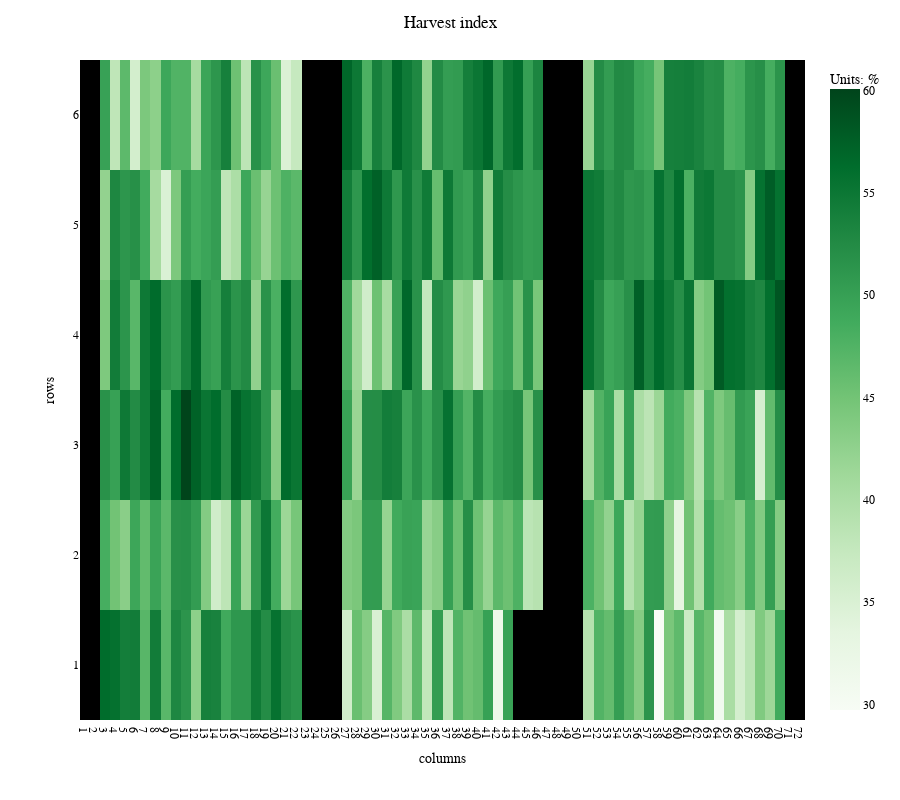

The notebook cell this image was saved under:
### Markdown cell above
## Inteactive heatmap using Plotly package

### Reuse matrices

### Code cell
import json
import nbimporter
from src.grassroots_requests import get_plot
from src.grassroots_plots    import dict_phenotypes

from src.grassroots_plots    import create_matrices
from src.grassroots_plots    import plotly_plot

json_study   = get_plot("603e3e9502700f7faf25dfb4") 
#json_study   = get_plot("60955bb402700f084b013da4") 
single_study = json.loads(json_study)   


plots      = single_study['results'][0]['results'][0]['data']['plots']
phenotypes = single_study['results'][0]['results'][0]['data']['phenotypes']
total_rows = single_study['results'][0]['results'][0]['data']['num_rows']
total_cols = single_study['results'][0]['results'][0]['data']['num_columns']
traits     = dict_phenotypes(phenotypes, plots)

phenotype_selected = "HI_CalcGbSamp_%" 
#phenotype_selected = "GrnYld85_Fh_tha" 
phenotype_selected = list(phenotypes.keys())[0]
title = traits[phenotype_selected]
print(phenotype_selected, title)
print("\n")

matrices  = create_matrices(plots, phenotypes, phenotype_selected, total_rows, total_cols)

rows       = matrices[0] 
columns    = matrices[1]
raw_values = matrices[2]
title      = matrices[3]
units      = matrices[4]
accession  = matrices[5]

accession   = accession.reshape(rows,columns)
#print(matrix)
#print(accession)

colormap = "Greens"
#colormap = "Hot"
#colormap = "Electric"
#colormap = "Rainbow"
plotly_plot(raw_values, accession, title, units, colormap)

### Figure 1 — Plotly figure (JSON) as saved in the notebook; plotly's stock layout.template omitted (floating-point values rounded to 4 significant figures; data arrays with more than 128 entries replaced by an {"elided": "..."} marker saying what was removed)
{"data": [{"coloraxis": "coloraxis", "customdata": {"elided": "6x72x2 str values"}, "hovertemplate": "Accession: %{customdata[0]}<br>Raw value: %{customdata[1]}<br> (column: %{x}, row:%{y})<extra></extra>", "name": "0", "type": "heatmap", "xaxis": "x", "yaxis": "y", "z": {"elided": "6x72 float values"}}], "layout": {"coloraxis": {"colorbar": {"title": {"text": "Units: %"}}, "colorscale": [[0, "rgb(247,252,245)"], [0.125, "rgb(229,245,224)"], [0.25, "rgb(199,233,192)"], [0.375, "rgb(161,217,155)"], [0.5, "rgb(116,196,118)"], [0.625, "rgb(65,171,93)"], [0.75, "rgb(35,139,69)"], [0.875, "rgb(0,109,44)"], [1, "rgb(0,68,27)"]]}, "font": {"color": "Black", "family": "Courier New, monospace", "size": 12}, "height": 800, "margin": {"t": 60}, "plot_bgcolor": "black", "title": {"text": "Harvest index", "x": 0.5, "xanchor": "center", "y": 0.98, "yanchor": "top"}, "xaxis": {"anchor": "y", "domain": [0, 1], "gridcolor": "Black", "gridwidth": 7, "showgrid": true, "tickmode": "array", "ticktext": [1, 2, 3, 4, 5, 6, 7, 8, 9, 10, 11, 12, 13, 14, 15, 16, 17, 18, 19, 20, 21, 22, 23, 24, 25, 26, 27, 28, 29, 30, 31, 32, 33, 34, 35, 36, 37, 38, 39, 40, 41, 42, 43, 44, 45, 46, 47, 48, 49, 50, 51, 52, 53, 54, 55, 56, 57, 58, 59, 60, 61, 62, 63, 64, 65, 66, 67, 68, 69, 70, 71, 72], "tickvals": [0, 1, 2, 3, 4, 5, 6, 7, 8, 9, 10, 11, 12, 13, 14, 15, 16, 17, 18, 19, 20, 21, 22, 23, 24, 25, 26, 27, 28, 29, 30, 31, 32, 33, 34, 35, 36, 37, 38, 39, 40, 41, 42, 43, 44, 45, 46, 47, 48, 49, 50, 51, 52, 53, 54, 55, 56, 57, 58, 59, 60, 61, 62, 63, 64, 65, 66, 67, 68, 69, 70, 71], "title": {"text": "columns"}, "zeroline": false}, "yaxis": {"anchor": "x", "autorange": "reversed", "domain": [0, 1], "gridcolor": "Black", "gridwidth": 7, "showgrid": true, "tickmode": "array", "ticktext": [6, 5, 4, 3, 2, 1], "tickvals": [0, 1, 2, 3, 4, 5], "title": {"text": "rows"}, "zeroline": false}}}
